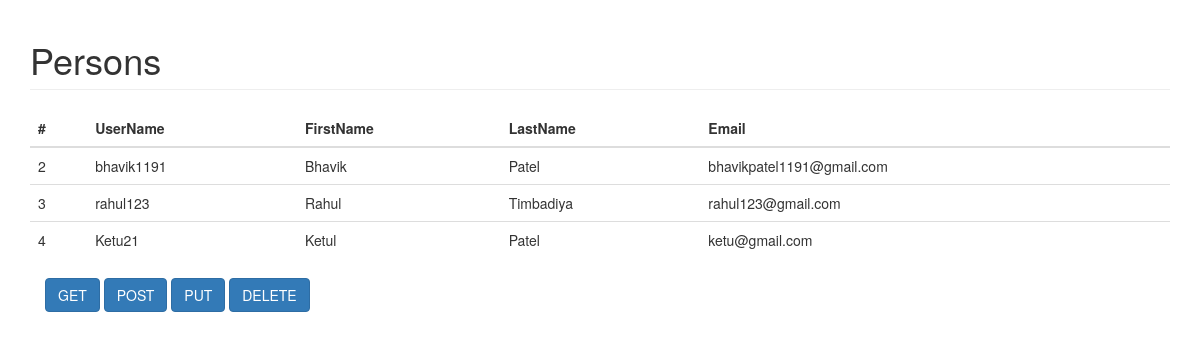
Page /home/ on the earlier database version.
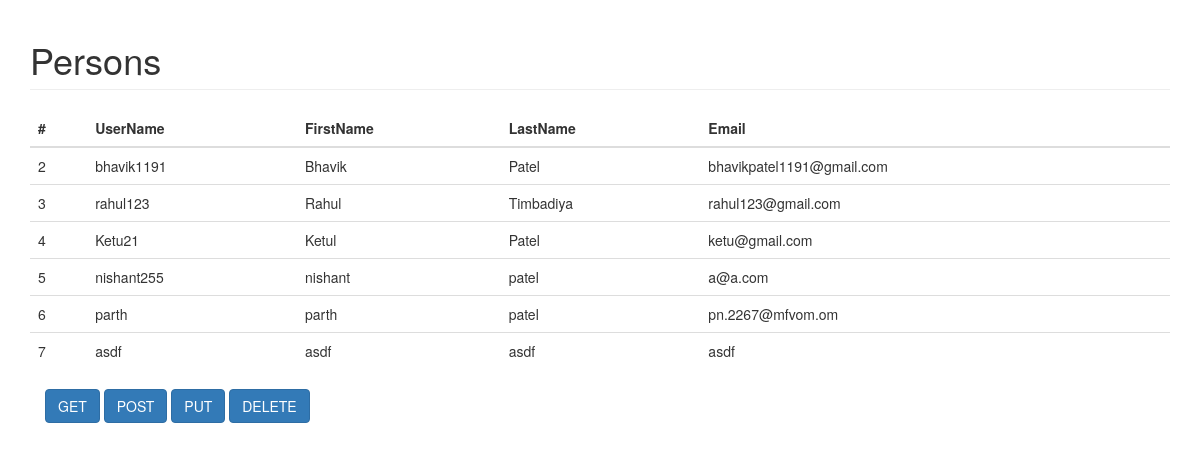
Same page on the later database version.
### CrudApp/models.py (models this page shows)
class Person(models.Model):
    userName = models.CharField(max_length=50,default='')
    firstName = models.CharField(max_length=100,default='')
    lastName = models.CharField(max_length=100,default='')
    email = models.EmailField(max_length=50,default='')

### CrudApp/views.py (the view)
# urls.py: url(r'^home/$', views.home, name='home'),
def home(request):
    person = Person.objects.all()
    return render(request, 'CrudApp/persons_list.html', {'person': person})

### CrudApp/templates/CrudApp/persons_list.html (shortened to what this page needs)
{% extends 'CrudApp/base.html' %}
{% block content %}
    <h1 class="page-header">Persons</h1>
    <table class="table" id="person-table">
        <thead>
        <tr>
            <th>#</th>
            <th>UserName</th>
            <th>FirstName</th>
            <th>LastName</th>
            <th>Email</th>
        </tr>
        </thead>
        <tbody>
        {% for p in person %}
            <tr>
                <td>{{ p.id }}</td>
                <td>{{ p.userName }}</td>
                <td>{{ p.firstName }}</td>
                <td>{{ p.lastName }}</td>
                <td>{{ p.email }}</td>
            </tr>
        {% empty %}
            <tr>
                <td colspan="7" class="text-center bg-warning">No Person</td>
            </tr>
        {% endfor %}
        </tbody>
    </table>
    <div class="container">
        <button type="button" class="btn btn-primary js-get">GET</button>
        <button type="button" class="btn btn-primary js-post">POST</button>
        <button type="button" class="btn btn-primary js-put">PUT</button>
        <button type="button" class="btn btn-primary js-delete">DELETE</button>
    </div>
{% endblock %}

### CrudApp/templates/CrudApp/base.html (shortened to what this page needs)
<!DOCTYPE html>
<html lang="en">
<head>
    <link rel="stylesheet" href="https://maxcdn.bootstrapcdn.com/bootstrap/3.3.7/css/bootstrap.min.css">
    <link rel="stylesheet" href="./../../static/CrudApp/css/main.css">
</head>
<body>
{% load static %}
<div class="container">
    {% block content %}
    {% endblock %}
</div>
</body>
</html>

Differences in the rows shown:
added Person: id "5", userName "nishant255", firstName "nishant", lastName "patel", email "a@a.com"
added Person: id "6", userName "parth", firstName "parth", lastName "patel", email "pn.2267@mfvom.om"
added Person: id "7", userName "asdf", firstName "asdf", lastName "asdf", email "asdf"
